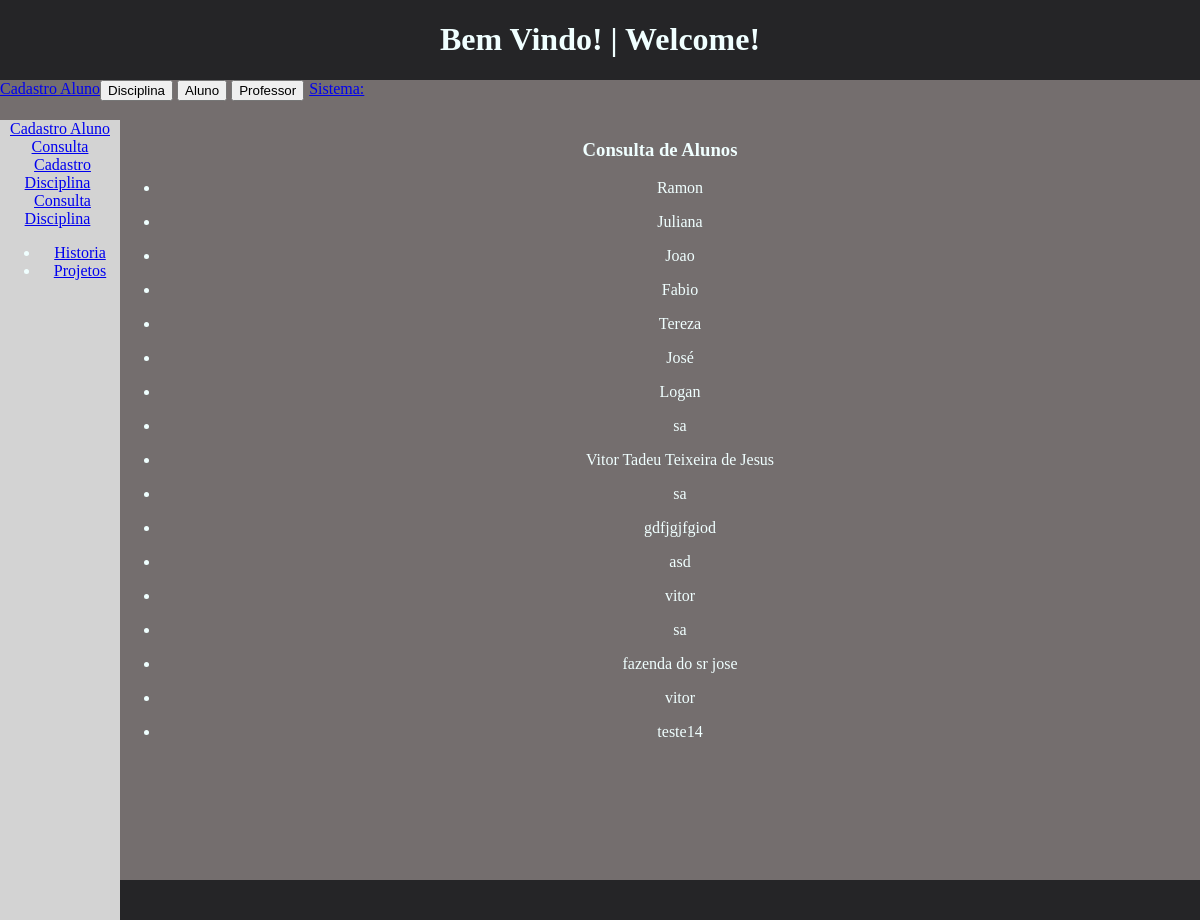
/consulta_aluno, run on the app's committed database.
### core/models.py (models this page shows, shortened)
class Aluno(models.Model):
    nome = models.CharField("nome",max_length=50)
    matricula = models.AutoField(primary_key=True)
    nota = models.DecimalField("nota",max_digits=10,decimal_places=2)
    class Meta:
        managed = True
        db_table = 'core_aluno'

### core/views.py (the view)
# urls.py: path('consulta_aluno', consulta_aluno),
def consulta_aluno(request):
        aluno = Aluno.objects.all()
        return render (request,'consulta_aluno.html',{'aluno': aluno} )

### core/templates/consulta_aluno.html
{% extends 'base.html' %}
{% block corpo %}
    <h3> Consulta de Alunos </h3>
{% for aluno in aluno %}
    <ul>
        <li> {{ aluno.nome }} </li>
    </ul>
{% endfor %}
{% endblock %}

### core/templates/base.html (shortened to what this page needs)
{% load static %}
<!doctype html>
<html>
<head>
<link rel="stylesheet" type="text/css" href="{% static 'css/estilo.css' %}"/>
</head>
<body>
    <h1>Bem Vindo! {{ materia }} | Welcome! {{ materia }} </h1>
<div class="pagina">
    <div class="menu_superior">
    {% block menusuperior %}
    <div><a class="botao_1" href="/cadastro_aluno">Cadastro Aluno</a></div>
    <nav style="text-align: center;">
        <button id="menu_1" class="botao_1" <a href='/cad_disciplina'>Disciplina</a></button>
        <button id="menu_2" class="botao_2">Aluno</button>
        <button id="menu_3" class="botao_3">Professor</button>
    </nav>
    {% endblock %}
    <div><a class="menu_superior_item" href="/">Sistema: {{ materia }}</a></div>
    </div>
    <div class="menu_lateral">
    <div><a class="menu_lateral_item" href="/cadastro_aluno">Cadastro Aluno</a></div>
    <div><a class="menu_lateral_item" href="/consulta_aluno">Consulta</a> </div>
    <div><a class="menu_lateral_item" href="/cad_disciplina">Cadastro Disciplina</a> </div>
    <div><a class="menu_lateral_item" href="/consulta_disciplina">Consulta Disciplina</a> </div>
    {% block menulateral %}
    <ul class="nav nav-list">
        <li>
            <a href="#" class="dropdown-toggle">
                <span class="menu-text menu-lateral01">
                    Historia
                </span>
            </a>
        </li>
        <li>
            <a href="#" class="dropdown-toggle">
                <span class="menu-text menu-lateral02">
                    Projetos
                </span>
            </a>
        </li>
    </ul>
    {% endblock %}
    </div>
    <div class="conteudo">
    {% block corpo %}
    {% endblock  %}
    </div>
</div>
</body>
</html>

### core/static/css/estilo.css (style rules this page uses)
html { height: 100%; margin: 0%; }
body { height: inherit; margin: inherit; text-align: center; background-color: rgb(37, 37, 39); color: azure; }
.pagina { height: inherit; margin: inherit; display:grid; grid-template-columns: 10% 90%; grid-template-rows: 5% 95%; }
.menu_superior { height: inherit; margin: inherit; grid-column-start: 1; grid-column-end: 3; display: flex; flex-direction: row; align-content: center; background-color: rgb(116, 110, 110); }
.menu_superior .menu_superior_item { margin: 5px; }
.menu_lateral { height: inherit; margin: inherit; grid-column-start: 1; grid-column-end: 2; display: flex; flex-direction: column; background-color: lightgray; }
.menu_lateral .menu_lateral_item { margin: 5px; }
.conteudo { height: inherit; margin: inherit; grid-column-start: 2; grid-column-end: 3; }

### data on the page
Aluno: nome "Ramon"
Aluno: nome "Juliana"
Aluno: nome "Joao"
Aluno: nome "Fabio"
Aluno: nome "Tereza"
Aluno: nome "José"
Aluno: nome "Logan"
Aluno: nome "sa"
Aluno: nome "Vitor Tadeu Teixeira de Jesus"
Aluno: nome "sa"
Aluno: nome "gdfjgjfgiod"
Aluno: nome "asd"
Aluno: nome "vitor"
Aluno: nome "sa"
Aluno: nome "fazenda do sr jose"
Aluno: nome "vitor"
Aluno: nome "teste14"
